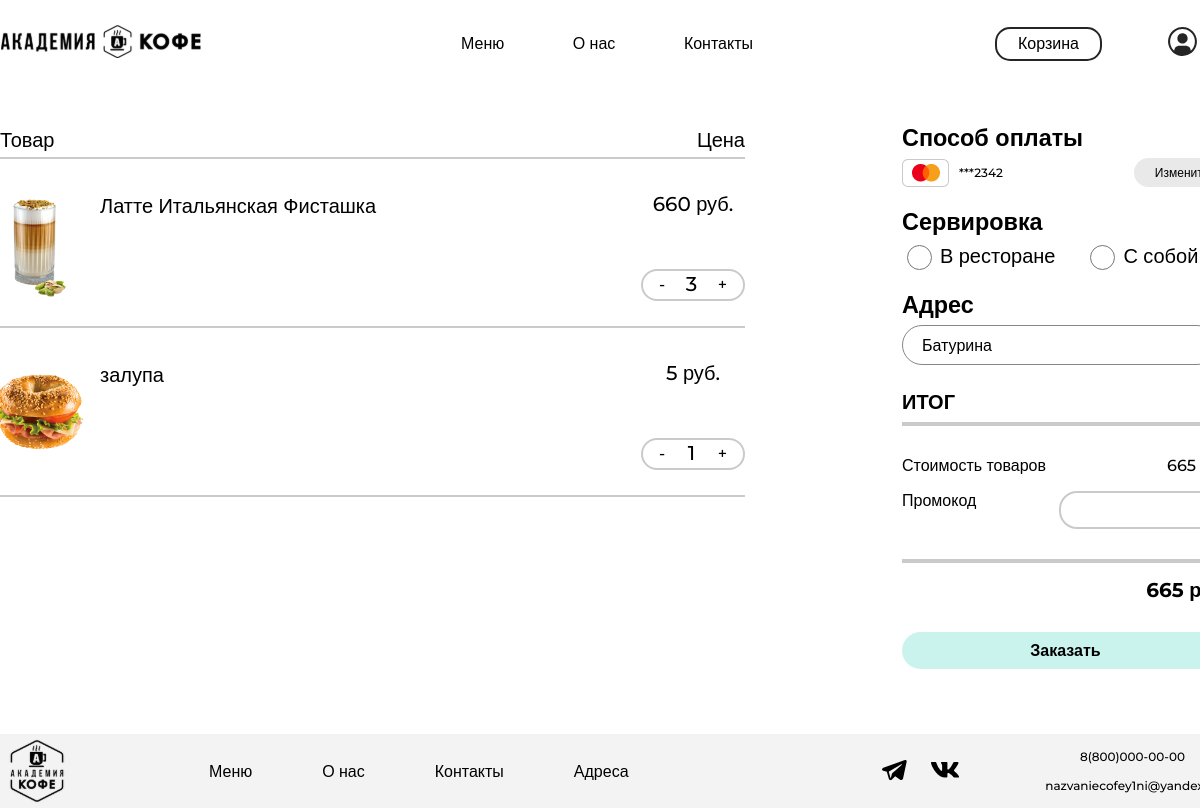
Before: /cart/ (signed in) with the older database file.
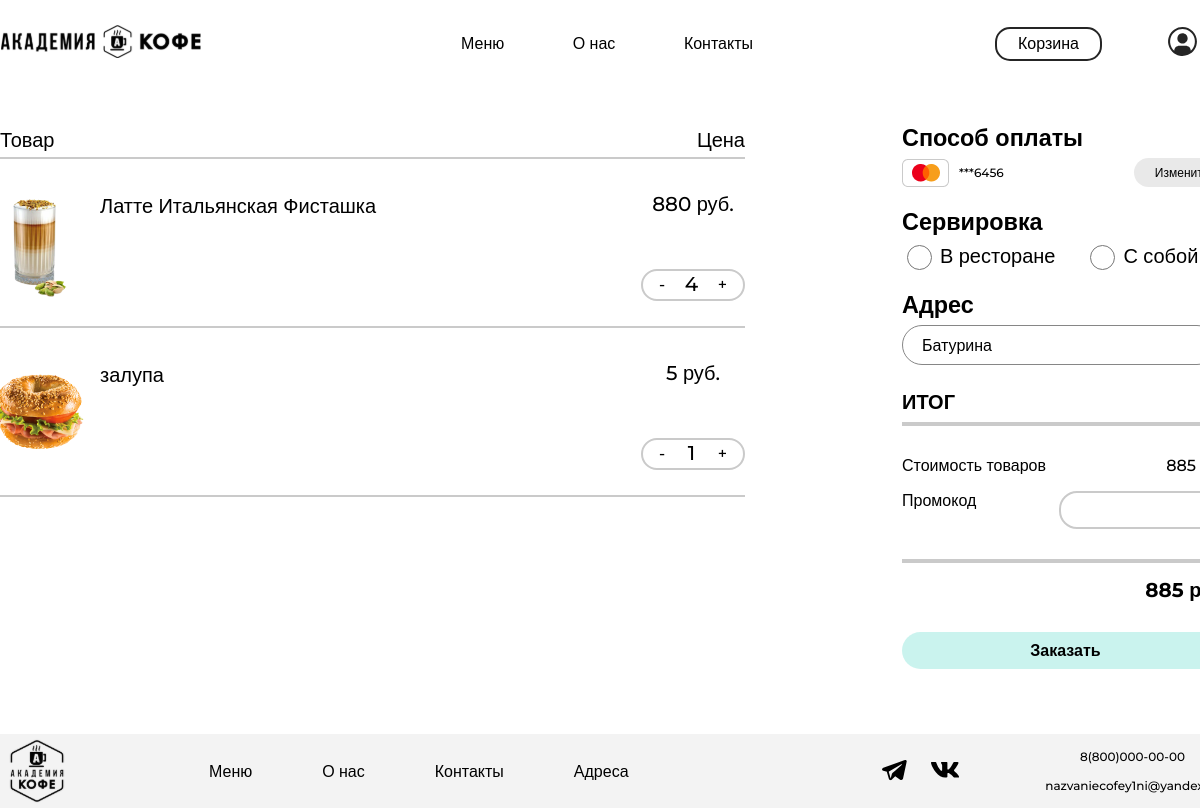
After: the same page with the newer database file.
### academyCoffee/models.py (models this page shows, shortened)
class Basket(models.Model):
    user = models.ForeignKey(to=User, on_delete=models.CASCADE)
    product = models.ForeignKey(to=Product, on_delete=models.CASCADE)
    quantity = models.PositiveSmallIntegerField(default=0)
    created_timestamp = models.DateTimeField(auto_now_add=True)
    objects = BasketQuerySet.as_manager()
    def sum(self):
        return self.product.price * self.quantity

class Product(models.Model):
    name = models.CharField('Название', max_length=50)
    price = models.DecimalField(max_digits=7, decimal_places=0)
    stars = models.DecimalField(max_digits=5, decimal_places=1)
    image = models.ImageField(upload_to='products_images')
    category = models.ManyToManyField(ProductCategory)
    class Meta:
        verbose_name = 'Товар'
        verbose_name_plural = 'Товары'

class User(AbstractUser):
    regions = [
        ('Красноярск', 'Красноярск'),
        ('Москва', 'Москва'),
        ('Санкт-Петербург', 'Санкт-Петербург'),
        ('Новосибирск', 'Новосибирск'),
    ]
    username = models.CharField(unique=False, blank=True, null=True, max_length=20)
    region = models.TextField('Регион', max_length=50, choices=regions, blank=True)
    PNumber = PhoneNumberField('Номер телефона', blank=False, null=False, unique=True, region="RU")
    DateOfBirth = models.DateField("День рождения", default=timezone.now)
    payment_method = models.CharField('Способ оплаты', max_length=20, default='Наличные')
    USERNAME_FIELD = "PNumber"
    REQUIRED_FIELDS = ["email"]

### academyCoffee/views.py (the view, shortened to what this page needs)
# urls.py: path('cart/', views.OrderCreateView.as_view(), name='cart'),
class OrderCreateView(TitleMixin, CreateView):
    model = Order
    template_name = 'main/cart.html'
    title = 'Корзина'
    form_class = OrderForm
    success_url = reverse_lazy('home')
    def get_context_data(self, **kwargs):
        context = super(OrderCreateView, self).get_context_data()
        context['baskets'] = Basket.objects.filter(user=self.request.user)
        return context

### academyCoffee/forms.py
class OrderForm(forms.ModelForm):
    addresses = [
        ('Батурина', 'Батурина'),
        ('Ещё какая-то залупа', 'Ещё какая-то залупа'),
    ]
    address = forms.CharField(widget=forms.Select(attrs={
        'id': 'regions',
        'class': 'address-select',
        'placeholder': 'Выберите город',
    }, choices=addresses))
    promocode_name = forms.CharField(widget=forms.TextInput(attrs={
        'class': 'promo-code-input'
    }))
    class Meta:
        model = Order
        fields = ('address', 'serving', 'promocode_name')
        servings = [
            ('В ресторане', 'В ресторане'),
            ('С собой', 'С собой'),
        ]
        BCard = UserCard.base_card
        methods = [
            (BCard, BCard),
            ('СБП', 'СБП'),
            ('Наличными', 'Наличными'),
        ]
        widgets = {
            'serving': forms.RadioSelect(attrs={'name': 'where-to-eat'}, choices=servings),
            'payment_method': forms.RadioSelect(attrs={'name': 'where-to-eat'}, choices=methods)
        }

### academyCoffee/models.py (called while the page is built)
    def total_sum(self):
        return sum(basket.sum() for basket in self)

### academyCoffee/templates/main/cart.html (shortened to what the changed rows need)
{% extends 'main/base.html' %}
{% load static %}
{% block style %}
    <link rel="stylesheet" href="{% static 'cart/css/style.css' %}">
{% endblock %}
{% block content %}
    <main class="main">
        <div class="main-container">
            {% if baskets %}
                <div class="cart-content-container">
                    <ul class="cart-list">
                        {% for basket in baskets %}
                            <li class="cart-list-item">
                                <div class="cart-list-item-container">
                                    <div class="item-description">
                                        <div class="item-image"><img src="{{ basket.product.image.url }}"
                                                                     alt="{{ basket.product.name }}"></div>
                                        <div class="item-description-text">
                                            <h3>{{ basket.product.name }}</h3>
                                        </div>
                                    </div>
                                    <div class="item-price">
                                        <p class="price">{{ basket.sum }} руб.</p>
                                        <div class="amount-button">
                                            <button><a class="btn btn-outline-success"
                                                       href="{% url 'basket_deletion' basket.product_id %}">-</a>
                                            </button>
                                            <p>{{ basket.quantity }}</p>
                                            <button><a class="btn btn-outline-success"
                                                       href="{% url 'basket_add' basket.product_id %}">+</a></button>
                                        </div>
                                    </div>
                                </div>
                                <div class="cart-line"></div>
                            </li>
                        {% endfor %}
                    </ul>
                </div>
            {% endif %}
            <div class="payment-container">
                <div class="payment-method">
                    <div class="chosen-method">
                        {% if user.payment_method == 'Наличные' %}
                            <img class="chosen-method-image" src="{% static 'cart/img/cash.svg' %}"
                                 width="47" height="28">
                            <p>Наличная оплата</p>
                        {% else %}
                            <img class="chosen-method-image" src="{% static 'cart/img/mastercard.png' %}"
                                 alt="MasterCard"
                                 width="47" height="28">
                            <p>***{{ user.payment_method }}</p>
                        {% endif %}
                        <button id="modalChangePayment"><a href="{% url 'profile' user.id%}">Изменить</a></button>
                    </div>
                </div>
                <form action="{% url 'cart' %}" method="post">{% csrf_token %}
                    <div class="total-container">
                        <h3 class="payment-method-titles">
                            ИТОГ
                        </h3>
                        <div class="total-line-first"></div>
                        <div class="total-price">
                            <p>
                                Стоимость товаров
                            </p>
                            <p>
                                {{ baskets.total_sum }} руб.
                            </p>
                        </div>
                        <div class="promo-code">
                            <p>
                            </p>
                            <div class="promo-code-area">
                            </div>
                        </div>
                        <div class="total-line-last"></div>
                        <p id="final-price">{{ baskets.total_sum }} руб.</p>
                        <label>
                            <button type="submit" class="make-order" href=>Заказать</button>
                        </label>
                    </div>
                </form>
            </div>
        </div>
    </main>
{% endblock %}

Changed rows visible on the page:
changed Basket "Латте Итальянская Фисташка": sum "660" → "880"; quantity "3" → "4"; total_sum "665" → "885"
changed User: payment_method "2342" → "6456"
